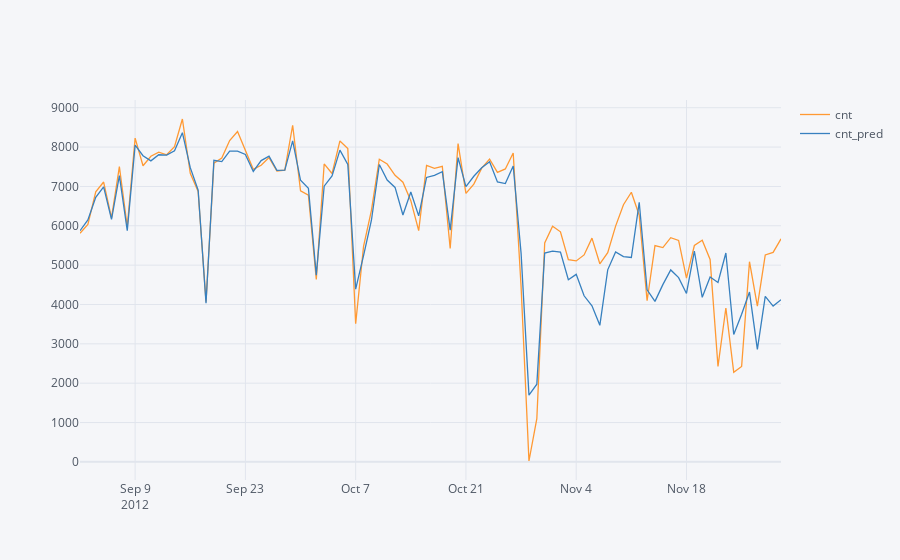

Write notebook code for a chart like this one.
### Markdown cell above
Train and Test together: for comparison:

### Code cell
data_trainLast_plus_test = data_train[['cnt', 'cnt_pred']].tail(60).append(data_test[['cnt', 'cnt_pred']])

data_trainLast_plus_test.iplot()
